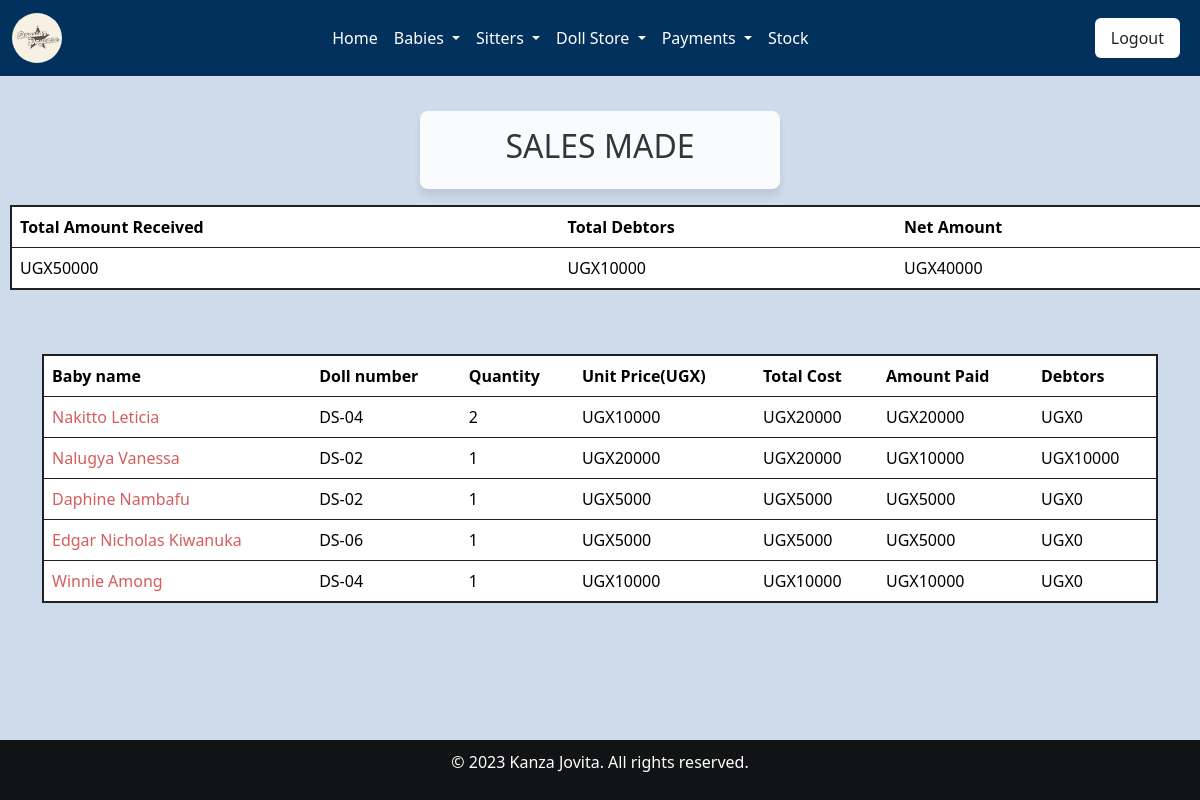
Page /all_sales/ (signed in) on the committed database.
### home/models.py (models this page shows, shortened)
class Salesrecord(models.Model):
    doll=models.ForeignKey(Doll, on_delete=models.CASCADE,null=False, blank=False)
    doll_no = models.CharField(max_length=10,default=0)
    payee = models.ForeignKey(Babyreg, on_delete=models.SET_NULL, null=True, blank=True)
    quantity_sold=models.IntegerField(default=0)
    amount_received=models.IntegerField(default=0)
    sale_date=models.DateField(default=timezone.now)
    unit_price=models.IntegerField(default=0)
    def get_total(self):
        total= self.quantity_sold * self.unit_price
        return int( total)
    def get_change(self):
        change= self.get_total() - self.amount_received
        return int(change)

class Babyreg(models.Model):
    Baby_name = models.CharField(max_length=30, null=False, blank=False)
    baby_number = models.CharField(max_length=30, unique=True ,null=False, blank=False)
    fathers_names = models.CharField(max_length=30, null=False, blank=False)
    mothers_names = models.CharField(max_length=30, null=False, blank=False)
    c_stay = models.ForeignKey(Categorystay, on_delete=models.SET_NULL, null=True, blank=True)
    Date = models.DateTimeField()
    Gender =  models.CharField(choices=[('Male', 'Male'),('Female', 'Female')], max_length=100)
    Age = models.CharField(max_length=20, blank=False, null=False)
    Location = models.CharField(max_length=30, null=False, blank=False)
    brought_by = models.CharField(max_length=200)
    created_at = models.DateTimeField(auto_now_add=True,null=True)
    def __str__(self):
        print(f"Baby name: {self.Baby_name}, Type: {type(self.Baby_name)}")
        if self.Baby_name is not None:
            return str(self.Baby_name)
        else:
            return "Unnamed Baby"

class Doll(models.Model):
    c_doll=models.ForeignKey(Category_doll, on_delete=models.CASCADE,null=True, blank=True)
    name_of_the_doll =models.CharField(max_length=200,null=True, blank=True)
    doll_number = models.CharField(max_length=200,null=True, blank=True)
    quantity=models.IntegerField(default=0)
    issued_quantity=models.IntegerField(default=0,blank=True,null=True)
    received_quantity=models.IntegerField(default=0,null=False,blank=False)
    Unit_price=models.IntegerField(default=0,null=False, blank=False)
    date=models.DateField(default=timezone.now)

### home/views.py (the view)
# urls.py: path('all_sales/', views.all_sales, name='all_sales'),
@login_required
def all_sales(request):
    sales = Salesrecord.objects.all()  # Retrieving all sales records
    total = sum([items.amount_received for items in sales])  # Calculating the total amount received from all sales
    change = sum([items.get_change() for items in sales])  # Calculating the total change given for all sales
    net = total - change  # Calculating the net amount received (total received - total change)
    return render(request, 'all_sales.html', {'sales': sales, 'total': total, 'change': change, 'net': net})

### home/templates/all_sales.html (shortened to what this page needs)
 {% extends 'base.html' %} {% block content %}
<br>
<div class="card-header">
  <h2>SALES MADE</h2>
</div>
  <table class="table table-bordered" style="border-top: 2px solid rgb(34,32,32); margin-left: 10px; border-bottom: 2px solid rgb(34,32,32); border-left: 2px solid rgb(34,32,32);">
    <thead class="thead-dark">
      <tr>
        <th scope="col">Total Amount Received</th>
        <th scope="col">Total Debtors</th>
        <th scope="col">Net Amount</th>
      </tr>
    </thead>
    <tbody>
      <tr>
        <td>UGX{{total}}</td>
        <td>UGX{{change}}</td>
        <td>UGX{{net}}</td>
      </tr>
    </tbody>
  </table>
<br><br>
<div class="container">
  <table class="table table-bordered"  style="border-top: 2px solid rgb(34,32,32); border-bottom: 2px solid rgb(34,32,32); border-left: 2px solid rgb(34,32,32); border-right: 2px solid rgb(34,32,32);">
    <thead class="thead-dark">
      <tr>
        <th scope="col">Baby name</th>
        <th scope="col">Doll number</th>
        <th scope="col">Quantity</th>
        <th scope="col">Unit Price(UGX)</th>
        <th scope="col">Total Cost</th>
        <th scope="col">Amount Paid</th>
        <th scope="col">Debtors</th>
      </tr>
    </thead>
    {% for sale in sales %}
    <tbody>
      <tr>
        <td style="color: rgb(214, 93, 93);">{{sale.payee | title}}</td>
        <td>{{ sale.doll.doll_number }}</td>
        <td>{{sale.quantity_sold}}</td>
        <td>UGX{{sale.unit_price}}</td>
        <td>UGX{{sale.get_total}}</td>
        <td>UGX{{sale.amount_received}}</td>
        <td>UGX{{sale.get_change}}</td>
      </tr>
    </tbody>
    {% endfor %}
  </table>
  <br><br><br>
</div>
{% endblock %}

### home/static/css/main.css (style rules this page uses)
.card-header { border: 1px #333; opacity:90%; width: 87%; text-align: center; box-shadow: 0 7px 10px rgba(0, 0, 0, 0.1); border-radius: 8px; width:30%; margin: 0 auto; margin-top: 10px; background-color: aliceblue; text-align: center; }
.table th, .table td { padding: 8px; text-align: left; border: none; outline: none; }
.table th { color: rgb(39, 38, 38); }
.table th, .table td { white-space: nowrap; }
.table { text-align: center; }

### home/templates/all_sales.html (style rules this page uses)
body { background-color: rgba(158, 184, 217, 0.5); }
.card-header { background-color: #fff; padding: 1rem; margin-bottom: 1rem; }
.table { width: 100%; border-collapse: collapse; border: 1px solid #dee2e6; }
th, td { border: 1px solid #dee2e6; padding: 0.75rem; text-align: left; }
th { background-color: #f0f0f0; }

### rows in the picture
Salesrecord: payee "Nakitto Leticia", doll.doll_number "DS-04", quantity_sold "2", unit_price "10000", get_total "20000", amount_received "20000", get_change "0"
Salesrecord: payee "Nalugya Vanessa", doll.doll_number "DS-02", quantity_sold "1", unit_price "20000", get_total "20000", amount_received "10000", get_change "10000"
Salesrecord: payee "Daphine Nambafu", doll.doll_number "DS-02", quantity_sold "1", unit_price "5000", get_total "5000", amount_received "5000", get_change "0"
Salesrecord: payee "Edgar Nicholas Kiwanuka", doll.doll_number "DS-06", quantity_sold "1", unit_price "5000", get_total "5000", amount_received "5000", get_change "0"
Salesrecord: payee "Winnie Among", doll.doll_number "DS-04", quantity_sold "1", unit_price "10000", get_total "10000", amount_received "10000", get_change "0"

### other values in the picture
{{ total }} "50000"
{{ change }} "10000"
{{ net }} "40000"
